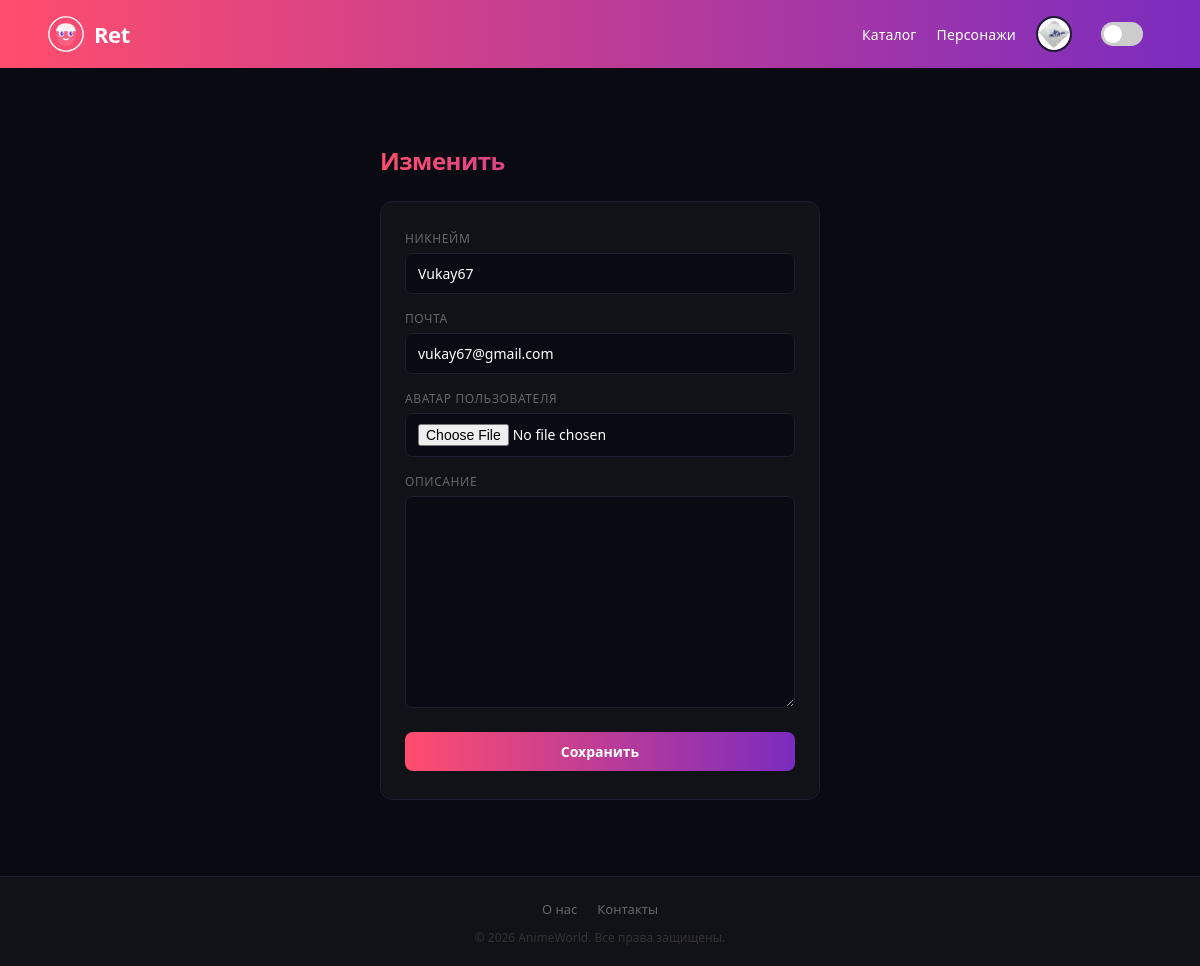
Screenshot of /redact/ (signed in) with the database file from the repository.
### core/models.py (models this page shows)
class CustemUser(AbstractUser):
    avatar = models.ImageField(upload_to="avatars", null=True, blank=True, verbose_name="Аватар")
    description = models.TextField(max_length=250, null=True, blank=True, verbose_name="Описание")
    class Meta:
        verbose_name = "Пользователь"
        verbose_name_plural = "Пользователи"

### core/views.py (the view)
# urls.py: path('redact/', redact_page, name="redact_page"),
def redact_page(request):
    if request.method == "POST":
        form = CustemUserForm(request.POST, request.FILES, instance=request.user)
        if form.is_valid():
            form.save()
            return redirect("profil_page", username=request.user.username)
    else:
        form = CustemUserForm(instance=request.user)
    context = {
        "form": form
    }
    return render(request, "redact.html", context)

### core/forms.py (shortened to what this page needs)
class CustemUserForm(forms.ModelForm):
    class Meta:
        model = CustemUser
        fields = ["username", "email", "avatar", "description"]
        labels = {
            "username": "Никнейм",
            "email": "Почта",
            "avatar": "Аватар пользователя",
            "description": "Описание"
        }
        widgets = {
            "avatar": forms.FileInput()
        }
        help_texts = {
            "username": "",
            "avatar": ""
        }

### core/templates/redact.html (shortened to what this page needs)
{% extends './base.html' %}
{% block content %}
<main class="main">
    <section class="form-page">
        <h1 class="form-title">Изменить</h1>
        <form action="" method="post" enctype="multipart/form-data" class="form-card">
            {% for field in form %}
            <div class="field">
                <label>{{ field.label }}</label>
                {{ field }}
            </div>
            {% endfor %}
            <button type="submit" class="btn-primary" style="width:100%; margin-top:8px;">Сохранить</button>
        </form>
    </section>
</main>
{% endblock %}

### core/templates/base.html (shortened to what this page needs)
{% load static %}
<!DOCTYPE html>
<html lang="ru">
<head>
    <link rel="stylesheet" href="{% static 'css/style.css' %}">
    <link rel="stylesheet" href="{% static 'css/mobile.css' %}">
</head>
<body>
    <header class="header">
        <a id="main-link" href="{% url 'main_page' %}" class="logo">
            Ret
        </a>
        <nav class="nav">
            <ul>
                <li id="catalog-link">
                    <a href="{% url 'all_anime_page' %}" id="catalog-anchor">Каталог</a>
                </li>
                <li id="characters-link">
                    <a href="{% url 'characters_page' %}">Персонажи</a>
                </li>
                <li>
                    {% if request.user.is_authenticated %}
                    <a href="{% url 'profil_page' request.user.username %}" class="profile-btn">
                        {% if request.user.avatar %}
                            <img src="{{ request.user.avatar.url }}" alt="{{ request.user.username }}" class="profile-avatar-img"/>
                        {% else %}
                            <div class="profile-avatar-default">🌸</div>
                        {% endif %}
                    </a>
                    {% else %}
                    <a href="{% url 'login_page' %}" class="profile-btn">
                        <div class="profile-avatar-default">🌸</div>
                    </a>
                    {% endif %}
                </li>
                {% if request.user.is_authenticated %}
                {% if request.user.username == "Vukay67" %}
                <li>
                    <div>
                        <label class="switch">
                            <span class="slider"></span>
                        </label>
                    </div>
                </li>
                {% endif %}
                {% endif %}
            </ul>
        </nav>
    </header>
{% block content %}
{% endblock %}
    <footer class="footer">
        <ul>
            <li><a href="{% url 'about_page' %}">О нас</a></li>
            <li><a href="{% url 'contacts_page' %}">Контакты</a></li>
        </ul>
        <p>© 2026 AnimeWorld. Все права защищены.</p>
    </footer>
</body>
</html>

### staticfiles_dev/css/style.css (style rules this page uses)
* { margin:0;padding:0;box-sizing:border-box;font-family:'Segoe UI',system-ui,sans-serif }
html,body { height:100% }
body { min-height:100vh;background:#0a0a12;color:#fff;display:flex;flex-direction:column }
a { text-decoration:none }
:root { --pink:#ff4d6d; --purple:#7b2cbf; --grad:linear-gradient(90deg,#ff4d6d,#7b2cbf); --bg:#0a0a12; --card:#111118; --border:#1e1e2e; --muted:#666; --text:#e0e0e0; }
.header { display:flex;justify-content:space-between;align-items:center;padding:16px 48px;background:linear-gradient(90deg,#ff4d6d,#7b2cbf);position:sticky;top:0;z-index:100 }
.logo { display:flex;align-items:center;gap:10px;font-size:22px;font-weight:700;color:#fff;letter-spacing:-.02em }
.logo-icon { width:36px;height:36px;flex-shrink:0 }
.nav ul { list-style:none;display:flex;gap:20px;align-items:center; }
.nav a { color:#fff;font-size:14px;font-weight:500;transition:color .2s;letter-spacing:.01em; }
.switch { position: relative;display: inline-block;width: 60px;height: 34px;transform: scale(0.7) }
.slider { position: absolute;cursor: pointer;background-color: #ccc;border-radius: 34px;top: 0;left: 0;right: 0;bottom: 0;transition: 0.3s; }
.slider:before { position: absolute;content: "";height: 26px;width: 26px;left: 4px;bottom: 4px;background-color: white;border-radius: 50%;transition: 0.3s; }
.profile-btn { width:36px;height:36px; border-radius:50%; overflow:hidden; padding:0!important; background:none!important; border:2px solid var(--border); transition:border-color .2s; display:flex;align-items:center;justify-content:center; flex-shrink:0; }
.profile-btn img, .profile-btn .profile-avatar-img { width:100%;height:100%; border-radius:50%; object-fit:cover; object-position:center top; display:block; border:none; }
.main { flex:1;padding:16px }
.footer { background:var(--card);border-top:1px solid var(--border);padding:20px 48px;display:flex;flex-direction:column;align-items:center;gap:10px }
.footer ul { list-style:none;display:flex;gap:20px;flex-wrap:wrap;justify-content:center }
.footer ul a { color:var(--muted);font-size:13px;transition:color .2s }
.footer p { font-size:12px;color:#333 }
.about h1,.about .stat-number,.contacts h1,.profile-name, .catalog-page-title,.characters-title,.form-title,.detail-title { background:var(--grad); -webkit-background-clip:text;background-clip:text;-webkit-text-fill-color:transparent }
.btn-primary,.btn-secondary { padding:10px 22px;border-radius:8px;font-size:14px;font-weight:600;cursor:pointer;transition:opacity .2s,transform .15s;display:inline-block }
.btn-primary { background:var(--grad);color:#fff;border:none }
.profile-avatar-img { width:100px;height:100px; border-radius:50%; object-fit:cover; object-position:center top; border:2px solid var(--border); display:block; transition:border-color .2s; }
.form-page { max-width:480px;margin:0 auto;padding:60px 20px }
.form-title { font-size:24px;font-weight:800;margin-bottom:24px;letter-spacing:-.02em }
.form-card { background:var(--card);border:1px solid var(--border);border-radius:12px;padding:28px 24px;display:flex;flex-direction:column;gap:16px }
.form-card .field { display:flex;flex-direction:column;gap:6px }
.form-card label { font-size:12px;color:var(--muted);font-weight:500;text-transform:uppercase;letter-spacing:.05em }
.form-card input,.form-card textarea,.form-card select { background:var(--bg);border:1px solid var(--border);border-radius:7px;padding:10px 12px;color:#fff;font-size:14px;outline:none;transition:border-color .2s;width:100% }
.form-card textarea { resize:vertical;min-height:90px }

### rows the page displays
CustemUser: user.avatar (picture), form "Vukay67" "vukay67@gmail.com"

### other values shown
{{ field.label }} "НИКНЕЙМ" "ПОЧТА" "АВАТАР ПОЛЬЗОВАТЕЛЯ" "ОПИСАНИЕ"
